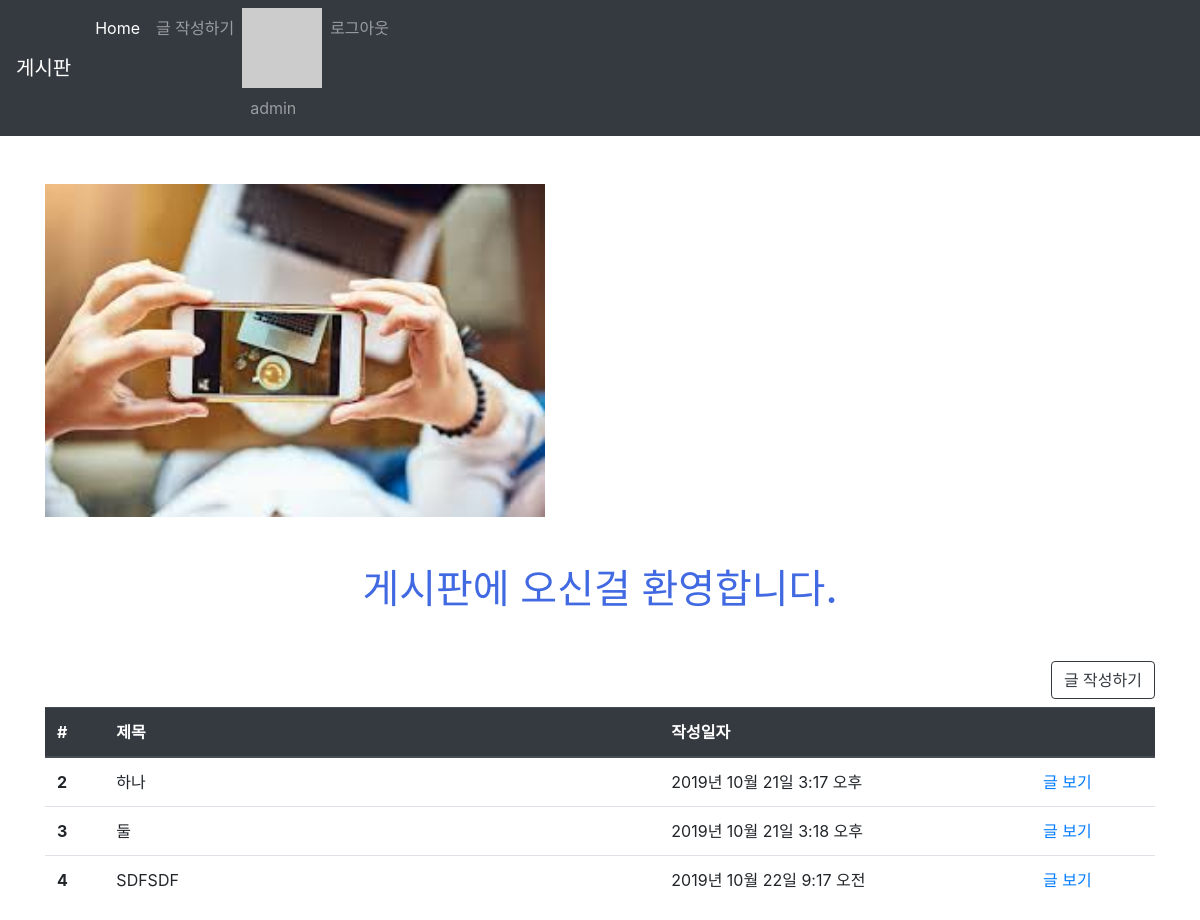
Before: /articles/ (signed in) with the older database file.
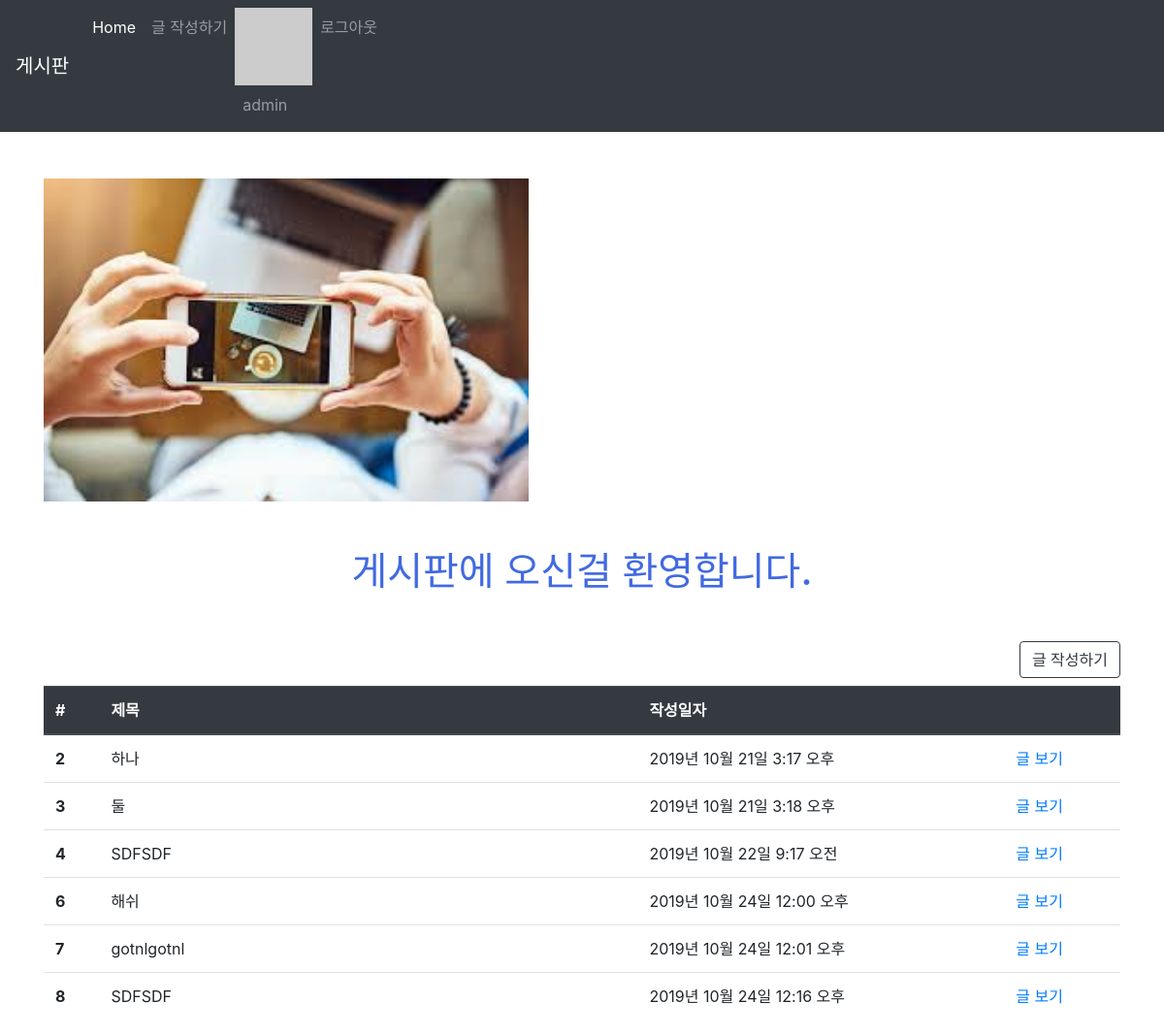
After: the same page with the newer database file.
### accounts/models.py (models this page shows)
class User(AbstractUser):
    followers = models.ManyToManyField(settings.AUTH_USER_MODEL, related_name='followings', blank=True)

### articles/models.py (models this page shows, shortened)
class Article(models.Model):
    title = models.CharField(max_length=10)
    content = models.TextField()
    image = models.ImageField(blank=True)
    image_thumbnail = ImageSpecField(
        processors=[ResizeToFit(300, 300)],
        format='JPEG',
        options={'quality': 80}
    )
    created_at = models.DateTimeField(auto_now_add=True)
    updated_at = models.DateTimeField(auto_now=True)
    user = models.ForeignKey(settings.AUTH_USER_MODEL, on_delete=models.CASCADE)
    like_users = models.ManyToManyField(settings.AUTH_USER_MODEL, related_name='like_articles', blank=True)
    hashtags = models.ManyToManyField(HashTag, blank=True, related_name='articles')

### articles/views.py (the view)
# urls.py: path('', views.index, name='index'),
@require_GET
def index(request):
    articles = Article.objects.all()
    context = {
        'articles' : articles
    }
    return render(request, 'articles/index.html', context)

### articles/templatetags/gravatar.py (called while the page is built)
@register.filter
def makehash(user):
    email = user.email
    social_user = user.socialaccount_set.all().first()
    if social_user:
        return social_user.extra_data.get('properties').get('profile_image')
    return "https://www.gravatar.com/avatar/" + hashlib.md5(email.strip().lower().encode('utf-8')).hexdigest()

### articles/templates/articles/index.html (shortened to what this page needs)
{% extends 'articles/base.html' %}
{% load static %}
{% block css %}
<link rel="stylesheet" href="{% static 'articles/style.css' %}">
{% endblock %}
{% block body %}
<img src="{% static 'articles/bg.jpg'%}" alt="배경" width="500">
<h1 class="text-center my-5 title"> 게시판에 오신걸 환영합니다.</h1>
{% if user.is_authenticated %}
  <a href="{% url 'articles:create' %}" class="btn btn-outline-dark mb-2" style="float: right">글 작성하기</a>
{% endif%}
<table class="table mt-5">
    <thead class="thead-dark">
    <tr>
      <th scope="col">#</th>
      <th scope="col">제목</th>
      <th scope="col">작성일자</th>
      <th scope="col"></th>
    </tr>
  </thead>
  <tbody>
    {% for article in articles %}
    <tr>
      <th scope="row">
        {{ article.id }}</th>
      <td>
        {{ article.title }}
      </td>
      <td>{{ article.created_at }}</td>
      <td>
          <a href="{% url 'articles:detail' article.pk %}">글 보기</a>
      </td>
    </tr>
    {% endfor %}
  </tbody>
</table>
{% endblock %}

### articles/templates/articles/base.html (shortened to what this page needs)
{% load static %}
<!DOCTYPE html>
<html lang="ko">
<head>
  <link rel="stylesheet" href="{% static 'bootstrap/css/bootstrap.min.css' %}">
  {% block css %}{% endblock %}
</head>
<body>
  {% include '_navbar.html' %}
  <div class="container mt-5">
    {% block body %}
    {% endblock %}
  </div>
</body>
</html>

### articles/templates/_navbar.html (shortened to what this page needs)
<nav class="navbar navbar-expand-lg navbar-dark bg-dark">
  <a class="navbar-brand" href="{% url 'articles:index' %}">게시판</a>
  <div class="collapse navbar-collapse" id="navbarNav">
    <ul class="navbar-nav">
      <li class="nav-item active">
        <a class="nav-link" href="{% url 'articles:index' %}">Home <span class="sr-only">(current)</span></a>
      </li>
      {% if user.is_authenticated %}
      <li class="nav-item">
        <a class="nav-link" href="{% url 'articles:create' %}">글 작성하기</a>
      </li>
      <li class="nav-item">
        {% load gravatar %}
        <img src="{{ user|makehash }}" alt="">
        <a class="nav-link" href="{% url 'accounts:profile' user.id %}">{{ user.username }}</a>
      </li>
      <li class="nav-item">
        <a class="nav-link" href="{% url 'accounts:logout' %}">로그아웃</a>
      </li>
      {% endif%}
    </ul>
  </div>
</nav>

### articles/static/articles/style.css (style rules this page uses)
.title { color: royalblue; }

### articles/templates/articles/index.html (style rules this page uses)
tr > th:nth-of-type(2) { width: 50%; }

Changed rows visible on the page:
added Article: id "6", title "해쉬", created_at "2019년 10월 24일 12:00 오후"
added Article: id "7", title "gotnlgotnl", created_at "2019년 10월 24일 12:01 오후"
added Article: id "8", title "SDFSDF", created_at "2019년 10월 24일 12:16 오후"
